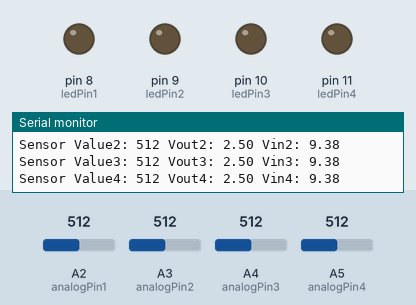
Simulated run of this sketch. Board: Arduino Uno, built with avr-gcc and run on an emulated ATmega328P. Shown: output pins drawn as LEDs (lit = HIGH), the last lines printed to the serial monitor. Inputs (shaded band) come from the test bench; at power-on: A2 (analogPin1) = 512, A3 (analogPin2) = 512, A4 (analogPin3) = 512, A5 (analogPin4) = 512.

Above: at 1.2 s.
1.3 s: A2 (analogPin1) set to 240
4.3 s: A2 (analogPin1) set to 222
At 5.2 s:
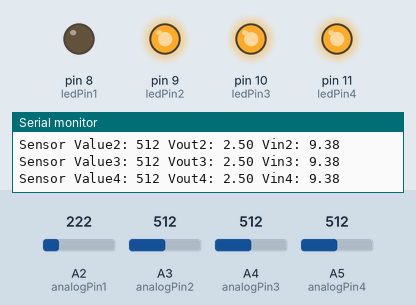
5.9 s: A3 (analogPin2) set to 242
7.4 s: A3 (analogPin2) set to 216
At 8.0 s:
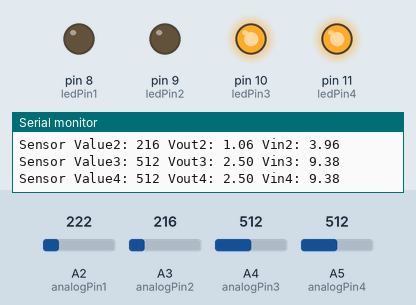
8.9 s: A4 (analogPin3) set to 241
10.4 s: A4 (analogPin3) set to 221
At 11.5 s:
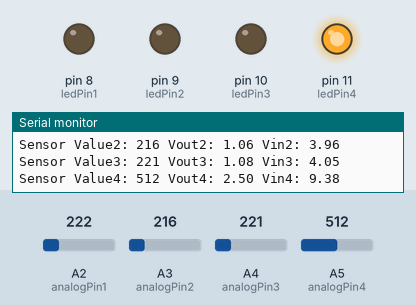
Timing chart, 0 to 12.9 s (numbered marks = the images above; inputs shaded):
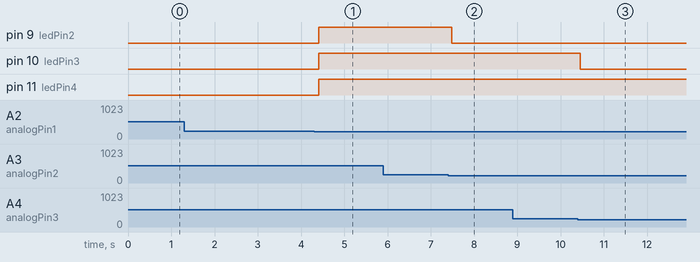

The sketch:

bms_with_led.ino
```cpp
const int analogPin1 = A2;
const int analogPin2 = A3;
const int analogPin3 = A4;
const int analogPin4 = A5;
const float R1 = 33000.0;     // 33kΩ resistor
const float R2 = 12000.0;     // 12kΩ resistor
const float Vref = 5.0;       // Reference voltage of the Arduino (5V for most boards)
const int resolution = 1023;  // 10-bit ADC resolution
const float fullChargeVoltage = 4.2;  // Fully charged voltage for the battery

// Define the pins for the LEDs
const int ledPin1 = 8;
const int ledPin2 = 9;
const int ledPin3 = 10;
const int ledPin4 = 11;

void setup() {
  Serial.begin(115200);  // Initialize serial communication

  // Set LED pins as output
  pinMode(ledPin1, OUTPUT);
  pinMode(ledPin2, OUTPUT);
  pinMode(ledPin3, OUTPUT);
  pinMode(ledPin4, OUTPUT);
}

void loop() {
  int sensorValue1 = analogRead(analogPin1);  // Read the analog input
  int sensorValue2 = analogRead(analogPin2);  // Read the analog input
  int sensorValue3 = analogRead(analogPin3);  // Read the analog input
  int sensorValue4 = analogRead(analogPin4);  // Read the analog input

  // Convert the ADC value to voltage
  float Vout1 = (sensorValue1 * Vref) / resolution;
  float Vout2 = (sensorValue2 * Vref) / resolution;
  float Vout3 = (sensorValue3 * Vref) / resolution;
  float Vout4 = (sensorValue4 * Vref) / resolution;

  // Calculate the input voltage (battery voltage)
  float Vin1 = Vout1 * (R1 + R2) / R2;
  float Vin2 = Vout2 * (R1 + R2) / R2;
  float Vin3 = Vout3 * (R1 + R2) / R2;
  float Vin4 = Vout4 * (R1 + R2) / R2;

  // Print the values to the serial monitor
  Serial.print("Sensor Value1: ");
  Serial.print(sensorValue1);
  Serial.print(" Vout1: ");
  Serial.print(Vout1);
  Serial.print(" Vin1: ");
  Serial.println(Vin1);

  Serial.print("Sensor Value2: ");
  Serial.print(sensorValue2);
  Serial.print(" Vout2: ");
  Serial.print(Vout2);
  Serial.print(" Vin2: ");
  Serial.println(Vin2);

  Serial.print("Sensor Value3: ");
  Serial.print(sensorValue3);
  Serial.print(" Vout3: ");
  Serial.print(Vout3);
  Serial.print(" Vin3: ");
  Serial.println(Vin3);

  Serial.print("Sensor Value4: ");
  Serial.print(sensorValue4);
  Serial.print(" Vout4: ");
  Serial.print(Vout4);
  Serial.print(" Vin4: ");
  Serial.println(Vin4);

  // Check if each battery is fully charged
  bool allCharged = true;

  if (Vin1 >= fullChargeVoltage) {
    digitalWrite(ledPin1, HIGH);
  } else {
    digitalWrite(ledPin1, LOW);
    allCharged = false;
  }

  if (Vin2 >= fullChargeVoltage) {
    digitalWrite(ledPin2, HIGH);
  } else {
    digitalWrite(ledPin2, LOW);
    allCharged = false;
  }

  if (Vin3 >= fullChargeVoltage) {
    digitalWrite(ledPin3, HIGH);
  } else {
    digitalWrite(ledPin3, LOW);
    allCharged = false;
  }

  if (Vin4 >= fullChargeVoltage) {
    digitalWrite(ledPin4, HIGH);
  } else {
    digitalWrite(ledPin4, LOW);
    allCharged = false;
  }

  // Turn off all LEDs if all batteries are fully charged
  if (allCharged) {
    digitalWrite(ledPin1, LOW);
    digitalWrite(ledPin2, LOW);
    digitalWrite(ledPin3, LOW);
    digitalWrite(ledPin4, LOW);
  }

  delay(100);  // Wait for 100 milliseconds before next measurement
}
```

Measured:
- the behaviour switches between 230 and 229 on A2 (analogPin1) (found by bisection; images 0 and 1)
- the behaviour switches between 230 and 229 on A3 (analogPin2) (found by bisection; images 1 and 2)
- the behaviour switches between 230 and 229 on A4 (analogPin3) (found by bisection; images 2 and 3)
- after the input at 4.3 s, pin 9 (ledPin2), pin 10 (ledPin3), pin 11 (ledPin4): LOW → HIGH after 0.11 s
- after the input at 7.4 s, pin 9 (ledPin2): HIGH → LOW after 0.09 s
- after the input at 10.4 s, pin 10 (ledPin3): HIGH → LOW after 0.05 s
